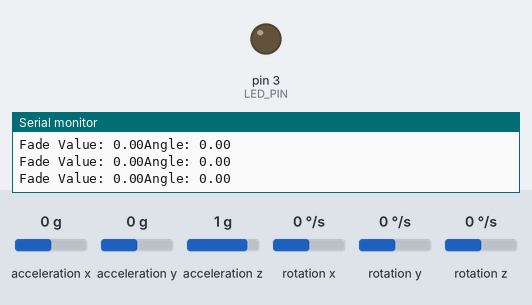
Recording of a sketch running on a simulated Arduino Uno, built with avr-gcc and run on an emulated ATmega328P. Shown: output pins drawn as LEDs (lit = HIGH), the last lines printed to the serial monitor. Inputs (shaded band) come from the test bench; at power-on: rotation z 0 °/s, acceleration x 0 g, acceleration y 0 g, acceleration z 1 g, rotation x 0 °/s, rotation y 0 °/s.

Above: at 4.2 s.
4.3 s: rotation z set to -100 °/s
At 6.25 s:
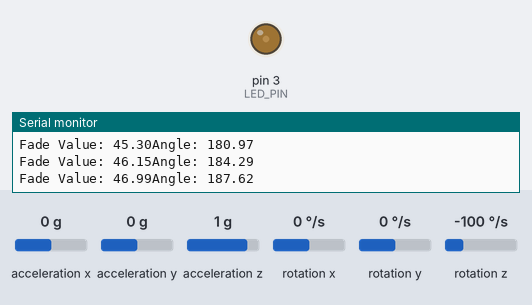
7.3 s: rotation z set to -192 °/s
At 7.75 s:
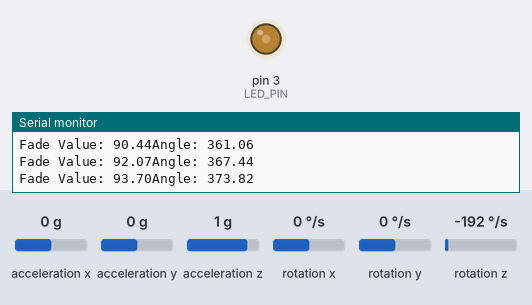
10.3 s: rotation z set to 0 °/s
At 10.9 s:
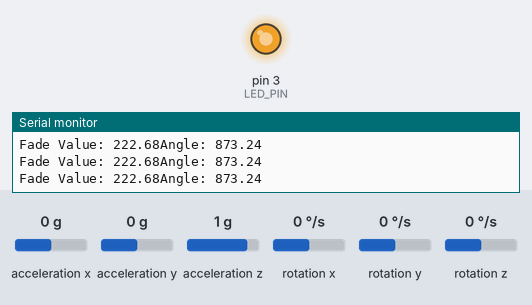
Timing chart, 0 to 13.3 s (numbered marks = the images above; inputs shaded):
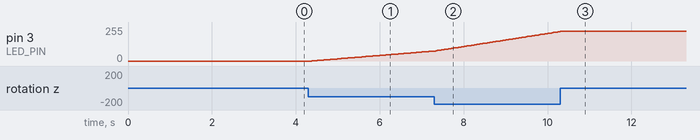

Measured:
- after the input at 4.3 s, pin 3 (LED_PIN): moves from 0/255 to 74/255 over 2.9 s, starting after 0.08 s
- after the input at 10.3 s, pin 3 (LED_PIN): goes on until 10.3 s, then stays 222/255

The sketch:

Gyroscope.ino
```cpp
#include <MPU6050_tockn.h>
#include <Wire.h>

#define LED_PIN 3 // defines the pin, which the LED is connected to (the LED also connected to ground)

float fadeValue;
MPU6050 mpu6050(Wire); // states that the MPU is connected to the I2C Wire

void setup() {
  Serial.begin(9600);
  Wire.begin();
  mpu6050.begin();
  mpu6050.calcGyroOffsets(true); // activates the Gyroscope of the MPU
  pinMode(LED_PIN, OUTPUT); // sets the microcontroller pin connected to the LED as an output
}

void loop() {
  mpu6050.update(); // gets new readings from the MPU
  float angle = abs(mpu6050.getAngleZ()); // gets the angle around the z-axis
  fadeValue = 255 * (angle/1000);

  Serial.print("Angle: ");
  Serial.println(angle);
  Serial.print("Fade Value: ");
  Serial.print(fadeValue);

  analogWrite(LED_PIN, fadeValue); //sends a voltage to the LED
}
```
